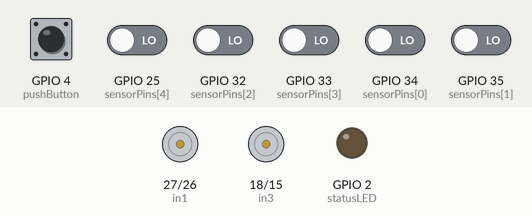
Simulated run of this sketch. Board: ESP32. Parts: motor-driver pin pairs drawn as motors (green arrow = first pin HIGH = forward, orange = second pin HIGH = backward, longer = more drive, scaled by the enable pin), output pins drawn as LEDs (lit = HIGH). The test bench sets the inputs (shaded band); at power-on: GPIO 4 (pushButton) HIGH, GPIO 25 (sensorPins[4]), GPIO 32 (sensorPins[2]), GPIO 33 (sensorPins[3]), GPIO 34 (sensorPins[0]), GPIO 35 (sensorPins[1]) LOW. What the sketch prints to the serial monitor is not drawn.

Above: at 1.8 s.
1.9 s: GPIO 4 (pushButton) pulled LOW for 1 s
At 2.4 s:
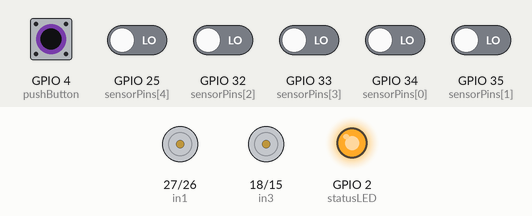
4.4 s: GPIO 4 (pushButton) pulled LOW for 0.6 s
At 5.7 s:
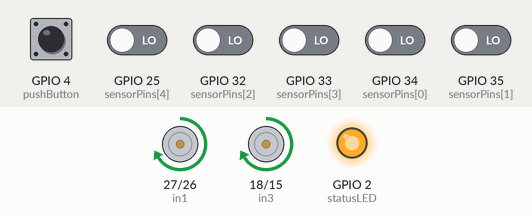
8.0 s: GPIO 32 (sensorPins[2]) driven HIGH
At 9.2 s:
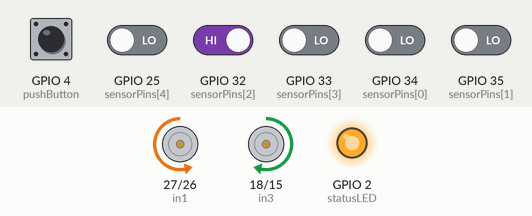
9.5 s: GPIO 35 (sensorPins[1]) driven HIGH
At 10.6 s:
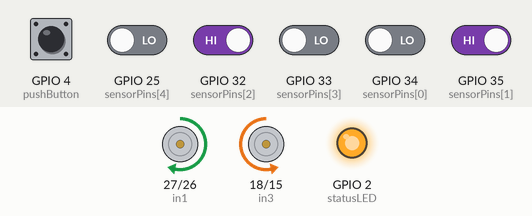
11.0 s: GPIO 33 (sensorPins[3]) driven HIGH
At 11.8 s:
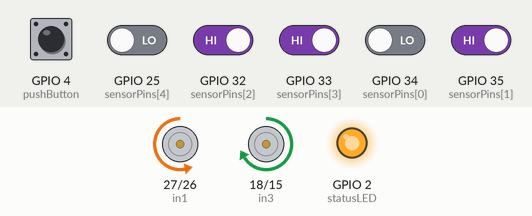
12.5 s: GPIO 34 (sensorPins[0]) driven HIGH
At 12.8 s:
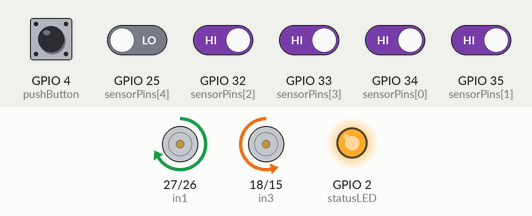
Timing chart, 0 to 15.0 s (numbered marks = the images above; inputs shaded):
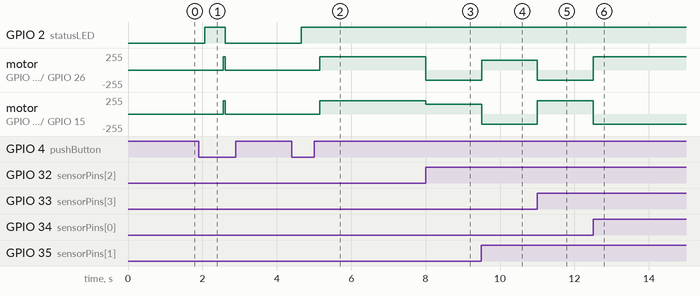

The sketch:

basic.ino
```cpp
//Code by Shayan
// Sensor pins
const int sensorPins[] = {34, 35, 32, 33, 25};
const int sensorCount = 5;

// L298N Motor Driver pins (with IN3 = 18)
const int enA = 14;
const int in1 = 27;
const int in2 = 26;
const int enB = 12;
const int in3 = 18;  // Using GPIO 18 instead of 13
const int in4 = 15;

// Push button and LED
const int pushButton = 4;
const int statusLED = 2;

// Motor speeds (0-255)
int motorSpeed = 200;
int turnSpeed = 150;
bool robotActive = false;

void setup() {
  Serial.begin(115200);

  // Initialize sensor pins
  for (int i = 0; i < sensorCount; i++) {
    pinMode(sensorPins[i], INPUT);
  }

  // Initialize motor pins
  pinMode(enA, OUTPUT);
  pinMode(enB, OUTPUT);
  pinMode(in1, OUTPUT);
  pinMode(in2, OUTPUT);
  pinMode(in3, OUTPUT);
  pinMode(in4, OUTPUT);

  // Initialize button and LED
  pinMode(pushButton, INPUT_PULLUP);
  pinMode(statusLED, OUTPUT);

  stopMotors();
  Serial.println("Line Follower Ready - IN3 on GPIO 18");
  Serial.println("Press button to start/stop");
  Serial.println("Sensor Logic: 0=Black Line, 1=White Surface");
}

void loop() {
  // Check push button
  if (digitalRead(pushButton) == LOW) {
    delay(50); // Debounce
    if (digitalRead(pushButton) == LOW) {
      robotActive = !robotActive;
      digitalWrite(statusLED, robotActive ? HIGH : LOW);
      Serial.println(robotActive ? "Robot STARTED" : "Robot STOPPED");
      stopMotors();
      delay(500); // Prevent multiple toggles
    }
  }

  if (robotActive) {
    lineFollow();
  } else {
    // When stopped, you can still read sensors for testing
    readSensors();
    delay(500);
  }
}

void lineFollow() {
  int sensorValues[5];

  // Read all sensors
  for (int i = 0; i < sensorCount; i++) {
    sensorValues[i] = digitalRead(sensorPins[i]);
  }

  // Display sensor values for debugging
  Serial.print("Sensors: ");
  for (int i = 0; i < sensorCount; i++) {
    Serial.print(sensorValues[i]);
    Serial.print(" ");
  }

  // Line following logic - FLIPPED (0=Black Line, 1=White Surface)
  if (sensorValues[2] == 0) {
    // Center sensor on line - move forward
    moveForward();
    Serial.println("Forward");
  }
  else if (sensorValues[1] == 0) {
    // Left of center - slight left turn
    turnLeft();
    Serial.println("Left");
  }
  else if (sensorValues[3] == 0) {
    // Right of center - slight right turn
    turnRight();
    Serial.println("Right");
  }
  else if (sensorValues[0] == 0) {
    // Far left - sharp left turn
    sharpLeft();
    Serial.println("Sharp Left");
  }
  else if (sensorValues[4] == 0) {
    // Far right - sharp right turn
    sharpRight();
    Serial.println("Sharp Right");
  }
  else {
    // No line detected - stop
    stopMotors();
    Serial.println("No line - Stopped");
  }
}

void readSensors() {
  Serial.print("Sensor Test: ");
  for (int i = 0; i < sensorCount; i++) {
    int value = digitalRead(sensorPins[i]);
    Serial.print("S");
    Serial.print(i + 1);
    Serial.print(":");
    Serial.print(value);
    Serial.print(" ");
  }
  Serial.println();
}

// Motor control functions (unchanged)
void moveForward() {
  digitalWrite(in1, HIGH);
  digitalWrite(in2, LOW);
  digitalWrite(in3, HIGH);
  digitalWrite(in4, LOW);
  analogWrite(enA, motorSpeed);
  analogWrite(enB, motorSpeed);
}

void turnLeft() {
  digitalWrite(in1, LOW);
  digitalWrite(in2, HIGH);
  digitalWrite(in3, HIGH);
  digitalWrite(in4, LOW);
  analogWrite(enA, turnSpeed);
  analogWrite(enB, turnSpeed);
}

void turnRight() {
  digitalWrite(in1, HIGH);
  digitalWrite(in2, LOW);
  digitalWrite(in3, LOW);
  digitalWrite(in4, HIGH);
  analogWrite(enA, turnSpeed);
  analogWrite(enB, turnSpeed);
}

void sharpLeft() {
  digitalWrite(in1, LOW);
  digitalWrite(in2, HIGH);
  digitalWrite(in3, HIGH);
  digitalWrite(in4, LOW);
  analogWrite(enA, turnSpeed);
  analogWrite(enB, motorSpeed);
}

void sharpRight() {
  digitalWrite(in1, HIGH);
  digitalWrite(in2, LOW);
  digitalWrite(in3, LOW);
  digitalWrite(in4, HIGH);
  analogWrite(enA, motorSpeed);
  analogWrite(enB, turnSpeed);
}

void stopMotors() {
  digitalWrite(in1, LOW);
  digitalWrite(in2, LOW);
  digitalWrite(in3, LOW);
  digitalWrite(in4, LOW);
  analogWrite(enA, 0);
  analogWrite(enB, 0);
}
```

Measured:
- after the input at 1.9 s, GPIO 2 (statusLED): LOW → HIGH after 0.16 s, → LOW 0.55 s later; motor on GPIO 27 (in1) / GPIO 26 (in2), motor on GPIO 18 (in3) / GPIO 15 (in4): stopped → forward 200/255 after 0.66 s, → stopped 0.05 s later
- after the input at 4.4 s, GPIO 2 (statusLED): LOW → HIGH after 0.26 s; motor on GPIO 27 (in1) / GPIO 26 (in2), motor on GPIO 18 (in3) / GPIO 15 (in4): stopped → forward 200/255 after 0.76 s
- after the input at 8.0 s, motor on GPIO 27 (in1) / GPIO 26 (in2): forward 200/255 → backward 150/255 at once; motor on GPIO 18 (in3) / GPIO 15 (in4): forward 200/255 → forward 150/255 at once
- after the input at 9.5 s, motor on GPIO 27 (in1) / GPIO 26 (in2): backward 150/255 → forward 150/255 at once; motor on GPIO 18 (in3) / GPIO 15 (in4): forward 150/255 → backward 150/255 at once
- after the input at 11.0 s, motor on GPIO 27 (in1) / GPIO 26 (in2): forward 150/255 → backward 150/255 at once; motor on GPIO 18 (in3) / GPIO 15 (in4): backward 150/255 → forward 200/255 at once
- after the input at 12.5 s, motor on GPIO 27 (in1) / GPIO 26 (in2): backward 150/255 → forward 200/255 at once; motor on GPIO 18 (in3) / GPIO 15 (in4): forward 200/255 → backward 150/255 at once
